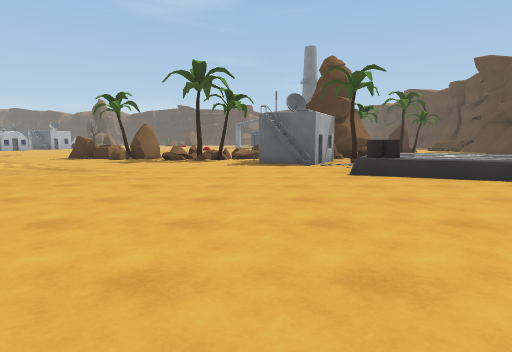
View 1 (above)

24 first-person views from a walk through a scene from a Unity 3-D project. The camera is 1.2 m above the floor, tilts 6° down and sees 75° across. The floor is counted in squares, 2 m on a side. Each view is taken from the middle of a square. On the plan, view 1 faces up. The plan holds only what a view shows up to about 10 squares ahead; the rest is blank. The place goes on beyond the plan. The player character is not drawn. Some animated figures are not drawn. Surface patterns are stand-ins for the level's own textures.

View 2
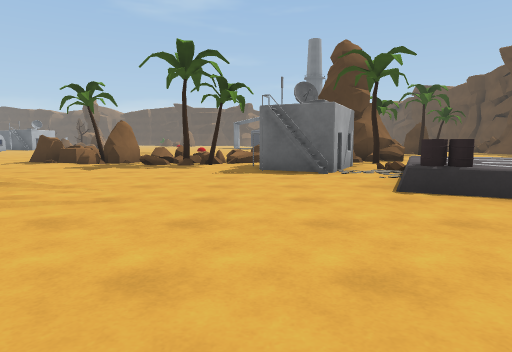

View 3
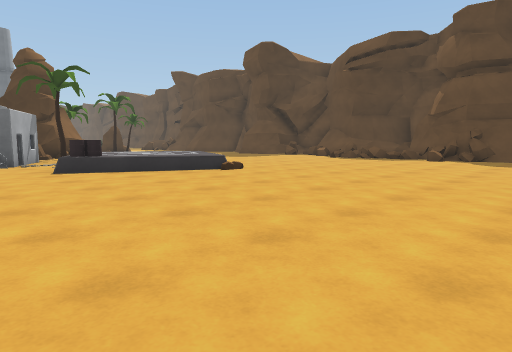

View 4
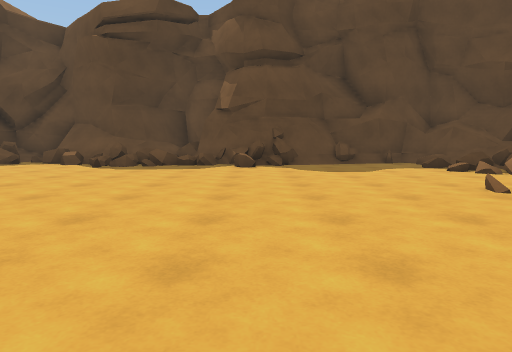

View 5
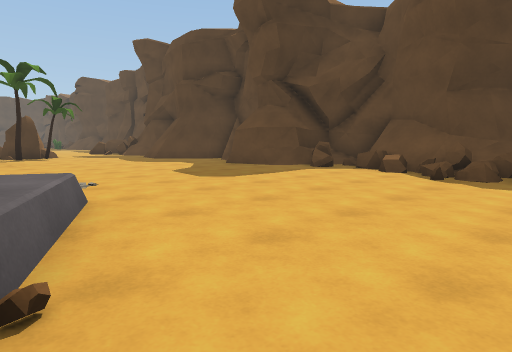

View 6
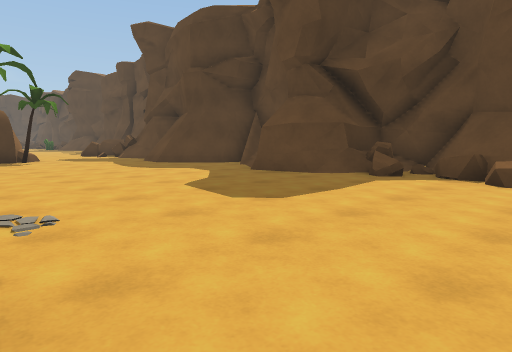

View 7
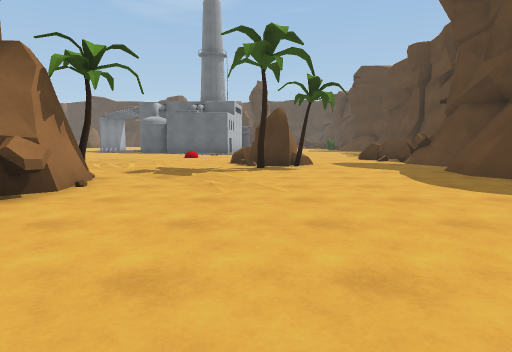

View 8
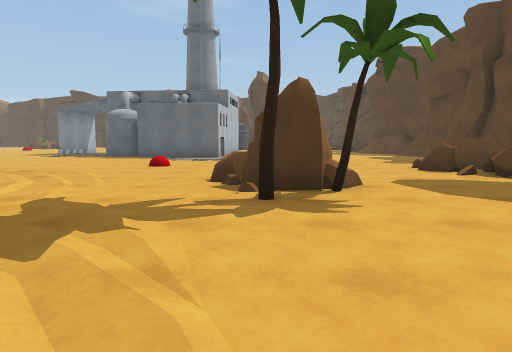

View 9
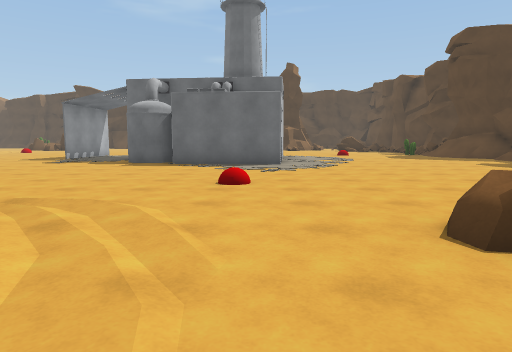

View 10
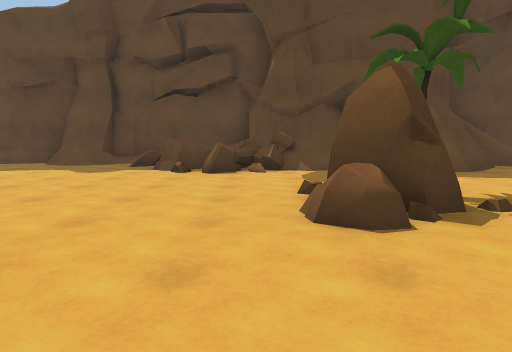

View 11
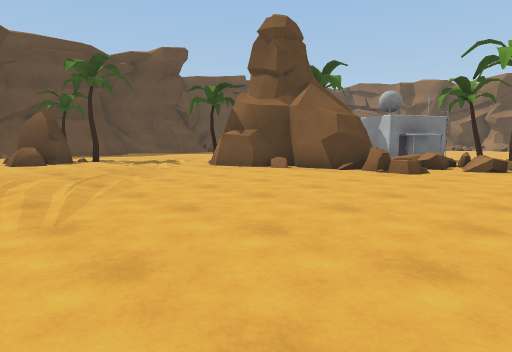

View 12
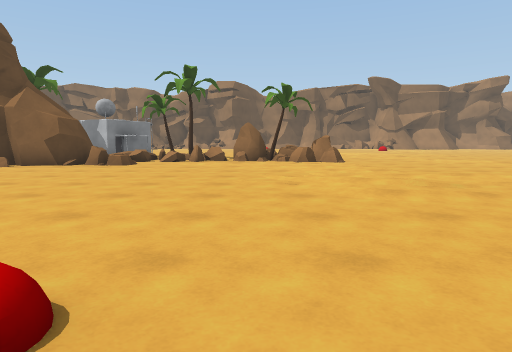

View 13
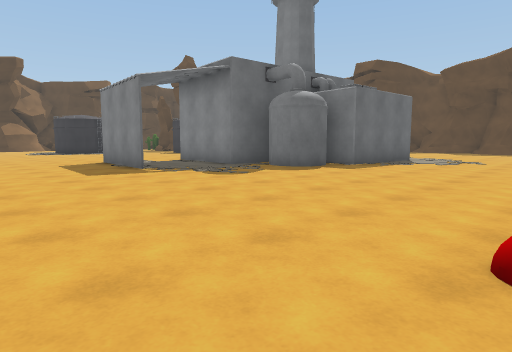

View 14
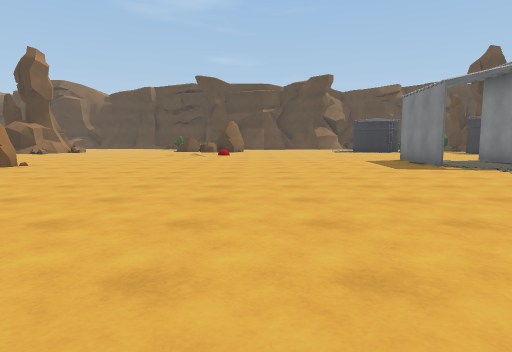

View 15
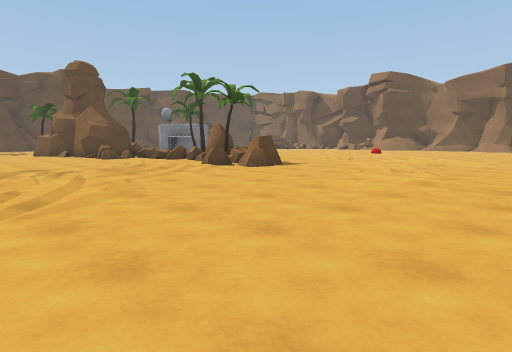

View 16
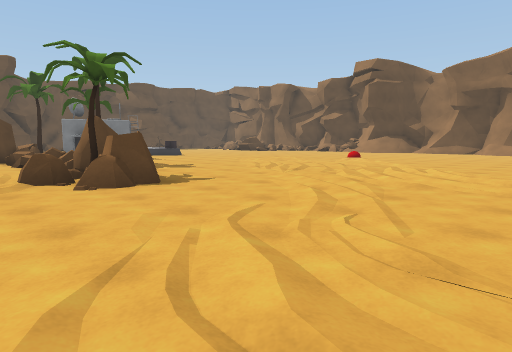

View 17
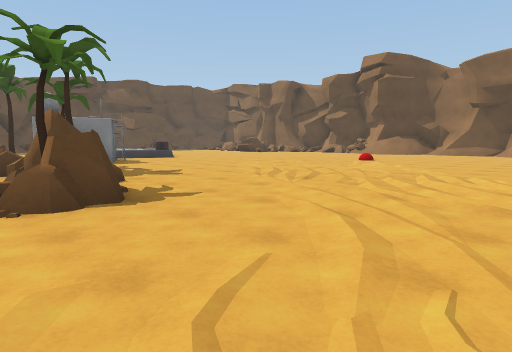

View 18
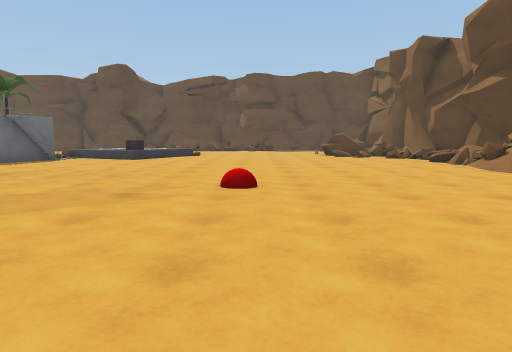

View 19
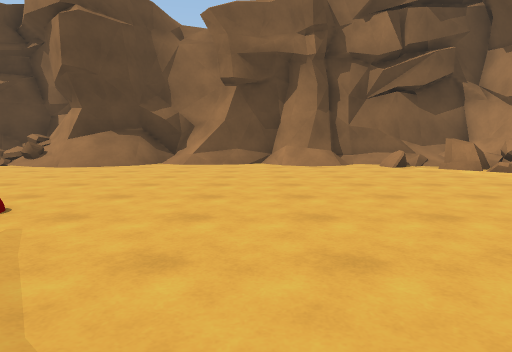

View 20
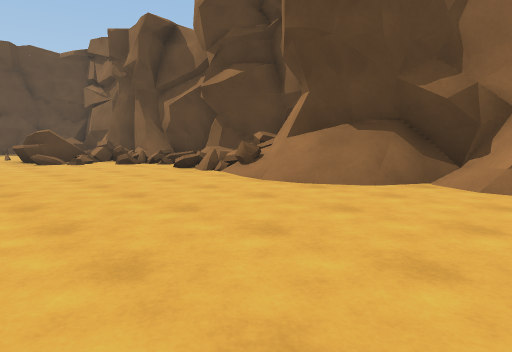

View 21
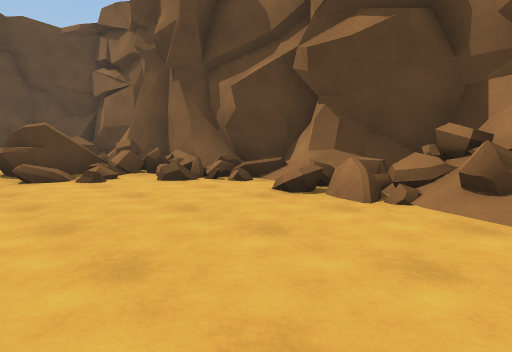

View 22
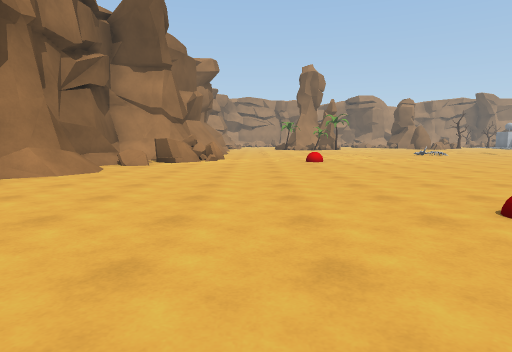

View 23
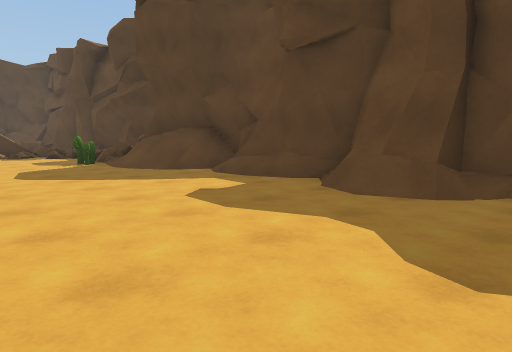

View 24
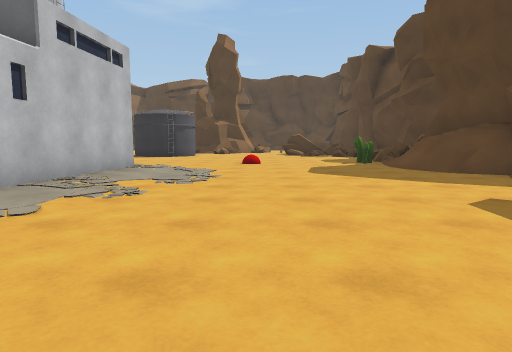

### Floor plan
Key: @ floor where view 1 was taken; # wall or solid block; x gap in a wall; . main floor; : floor 0.25 m higher than the main floor; + floor 0.5 m higher than the main floor; / step, stairs or slope; = window, fence, low wall or low ledge; ^ raised ledge; O other object.
Columns run from 12 left of view 1 to 14 right of it. Each row starts with its distance up from view 1.
 33                        ..
 32          ..       .......=
 31         ....      ...:..O=
 30 ..........#..#    #...../##
 29 ..........#..#    #....../#
 28 O.........#..#    #......=#
 27 O............##   #......##
 26  ............#### .......=#
 25   ..............##........#
 24    ....................../#
 23    ....................../#
 22     ....................=/#
 21      ....+.............=^=^
 20       .................x^##
 19      ..................=###
 18 ......//...........OO...#
 17 ......./...........OO...#
 16 ...................O....#
 15 .......................##
 14 ..............##O.......##
 13  ./....O....O####........#
 12  .....OOO#=.=####......./#
 11  ......OO.O#OO#O......./##
 10  ..........OOOO.  ...../##
  9  ...........OO.=  ......=#
  8   ...........O.+/=.......#
  7 ..............//++=.....=#
  6 ..............#/+=......=#
  5 .............../==.....==#
  4 .........................#
  3 ........................##
  2 O......................##
  1 ........................#
  0 ............@...........##
 -1 #...............==.=..../#
 -2 =#..............=## .#=.##
 -3 ^==....../=.=..========###
 -4 #######/###==############
 -5      #### #####

Where each view was taken, in squares from view 1:
view 1: 0 up, 0 right, facing up
view 2: 2 up, 0 right, facing up
view 3: 1 down, 0 right, facing up-right
view 4: 2 up, 3 right, facing right
view 5: 4 up, 5 right, facing up-right
view 6: 6 up, 6 right, facing up-right
view 7: 9 up, 7 right, facing up
view 8: 13 up, 7 right, facing up
view 9: 16 up, 5 right, facing up
view 10: 19 up, 4 right, facing right
view 11: 20 up, 3 left, facing down-right
view 12: 22 up, 4 left, facing down
view 13: 21 up, 5 left, facing up-right
view 14: 20 up, 6 left, facing up
view 15: 18 up, 12 left, facing down-right
view 16: 14 up, 11 left, facing down-right
view 17: 13 up, 10 left, facing down-right
view 18: 2 up, 9 left, facing right
view 19: 5 up, 7 left, facing down
view 20: 1 up, 6 left, facing down-right
view 21: 0 up, 2 left, facing down-right
view 22: 0 up, 2 left, facing left
view 23: 22 up, 9 right, facing up-right
view 24: 22 up, 9 right, facing up
